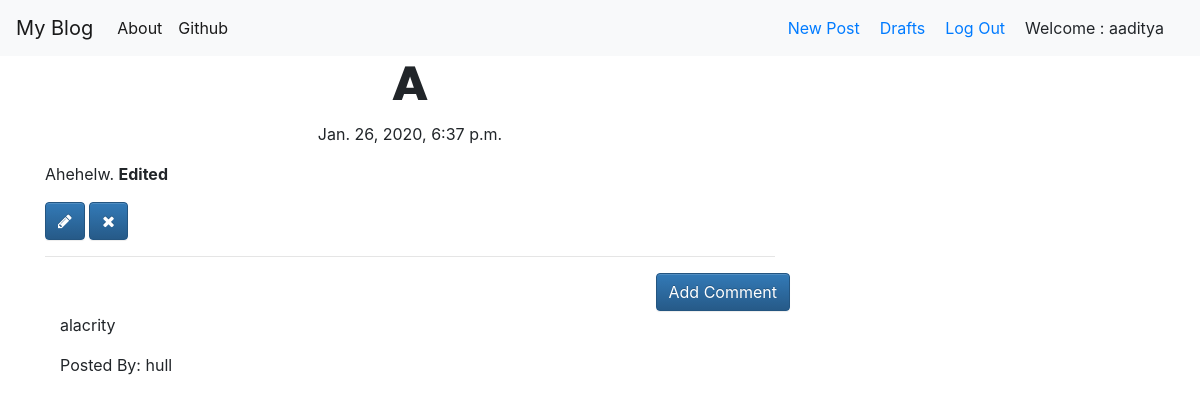
The app's page /post/5/ (signed in) with its own data.
### blog/models.py (models this page shows, shortened)
class Post(models.Model):
    author = models.ForeignKey('auth.User', on_delete=models.DO_NOTHING)
    title = models.CharField(max_length=200)
    text = models.TextField()
    create_date = models.DateTimeField(default=timezone.now)
    published_date = models.DateTimeField(blank=True, null=True)

class Comment(models.Model):
    post = models.ForeignKey('blog.Post',
                             related_name='comments',
                             on_delete=models.DO_NOTHING)
    author = models.CharField(max_length=200)
    text = models.TextField()
    create_date = models.DateTimeField(default=timezone.now)
    approved_comment = models.BooleanField(default=False)

### blog/views.py (the view)
# urls.py: path('post/<int:pk>/', views.PostDetailView.as_view(), name='post_detail'),
class PostDetailView(DetailView):
    model = Post

### blog/templates/blog/post_detail.html (shortened to what this page needs)
{% extends "blog/base.html" %}
{% block content %}
<h1 class="posttitle loader">
    {{post.title}}
</h1>
{% if post.published_date %}
<div class="date postdate">
    {{ post.published_date }}
</div>
{% else %}
<a class="btn btn-default" href="{% url 'post_publish' pk=post.pk %}">Publish</a>
{% endif %}
<p class='postcontent'>
    {{ post.text|safe|linebreaksbr }}
</p>
{% if user.is_authenticated %}
<a class="btn btn-primary" href="{% url 'post_edit' pk=post.pk %}">
    <span class="fa fa-pencil"></span>
</a>
<a class="btn btn-primary" href="{% url 'post_remove' pk=post.pk %}">
    <span class="fa fa-remove"></span>
</a>
{% endif %}
<hr>
<a class='btn btn-primary btn-comment' href="{% url 'add_comment_to_post' pk=post.pk %}">Add Comment</a>
<div class="container">
    {% for comment in post.comments.all %}
    <br>
    {% if user.is_authenticated or comment.approved_comment %}
    <p>{{ comment.text|safe|linebreaks }}</p>
    <p>Posted By: {{comment.author}}</p>
    {% endif %}
    {% empty %}
    <p>No Comments</p>
    {% endfor %}
</div>
{% endblock content %}

### blog/templates/blog/base.html (shortened to what this page needs)
<!DOCTYPE html>
{% load static %}
<html lang="en">
<head>
    <link rel="stylesheet" href="https://stackpath.bootstrapcdn.com/bootstrap/4.4.1/css/bootstrap.min.css"
>
    <link rel="stylesheet" href="https://maxcdn.bootstrapcdn.com/bootstrap/3.3.7/css/bootstrap-theme.min.css"
>
    <link href="https://maxcdn.bootstrapcdn.com/font-awesome/4.7.0/css/font-awesome.min.css" rel="stylesheet">
    <link rel="stylesheet" href="//cdn.jsdelivr.net/npm/medium-editor@latest/dist/css/medium-editor.min.css"
        type="text/css" media="screen" charset="utf-8">
    <link rel="stylesheet" href="{% static 'css/blog.css' %}">
</head>
<body class="loader">
    <nav class="navbar navbar-expand-lg navbar-light bg-light">
        <a class="navbar-brand" href="{% url 'post_list' %}">My Blog</a>
        <div class="collapse navbar-collapse" id="navbarSupportedContent">
            <ul class="navbar-nav mr-auto">
                <li class="nav-item active">
                    <a class="nav-link" href="{% url 'about' %}">About</a>
                </li>
                <li class="nav-item active">
                    <a class="nav-link" href="https://www.github.com">Github</a>
                </li>
            </ul>
        </div>
        <div class="collapse navbar-collapse">
            <ul class='navbar-nav ml-auto nav3'>
                {% if user.is_authenticated %}
                <li class="nav-item">
                    <a href="{% url 'post_new' %}">New Post</a>
                </li>
                <li class="nav-item">
                    <a href="{% url 'post_draft_list' %}">Drafts</a>
                </li>
                <li class="nav-item">
                    <a href="{% url 'logout' %}">Log Out</a>
                </li>
                <li class="nav-item">
                    <a>Welcome : {{ user.username }} </a>
                </li>
                {% else %}
                <li class="nav-item">
                    <a href="{% url 'login' %}" class="btn btn-info btn-lg">
                        <span class="fa fa-user"></span> Log In
                    </a>
                </li>
                {% endif %}
            </ul>
        </div>
    </nav>
    <div class='content container'>
        <div class='row'>
            <div class='col-md-8'>
                <div class='blog_posts'>
                    {% block content %}
                    {% endblock content %}
                </div>
            </div>
        </div>
    </div>
</body>
</html>

### blog/static/css/blog.css (style rules this page uses)
.nav3 li { margin-right: 20px; }
.postdate { text-align: center; }
.posttitle { font-family: 'Russo One', sans-serif; font-size: 3em; text-align: center; }
.postcontent { font-family: 'Montserrat'; font-size: 1.5em; }
.btn-comment { position: absolute; right: 0px; }
.loader { filter: hue-rotate(0deg); color: linear-gradient(45deg, #0f8, #08f); animation: hue 5000ms infinite linear; }

### records on screen
Post: title "A", published_date "Jan. 26, 2020, 6:37 p.m.", text "Ahehelw. Edited"
Comment: text "alacrity", author "hull"

### other values on screen
{{ user.username }} "aaditya"
